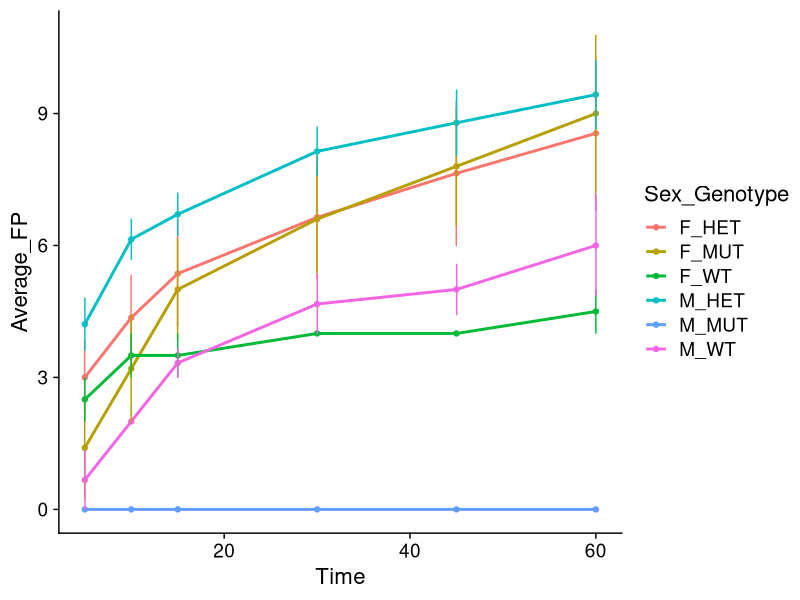
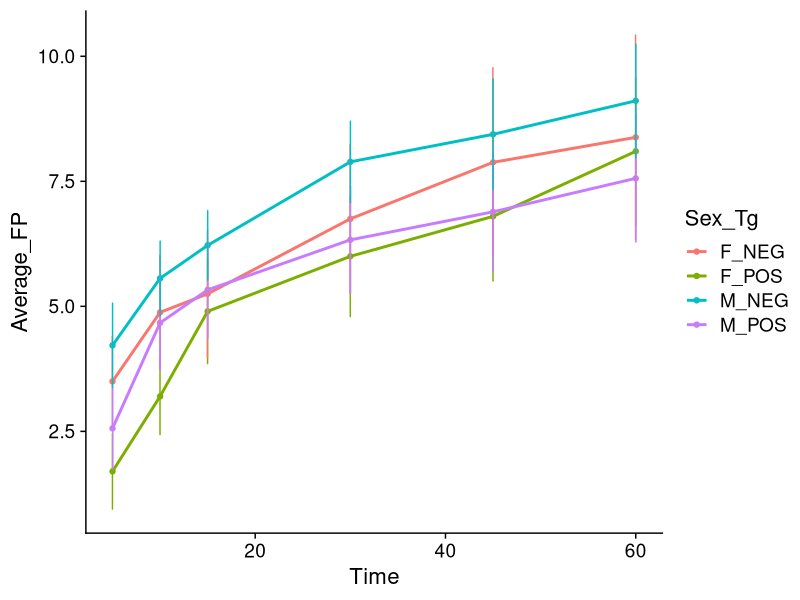
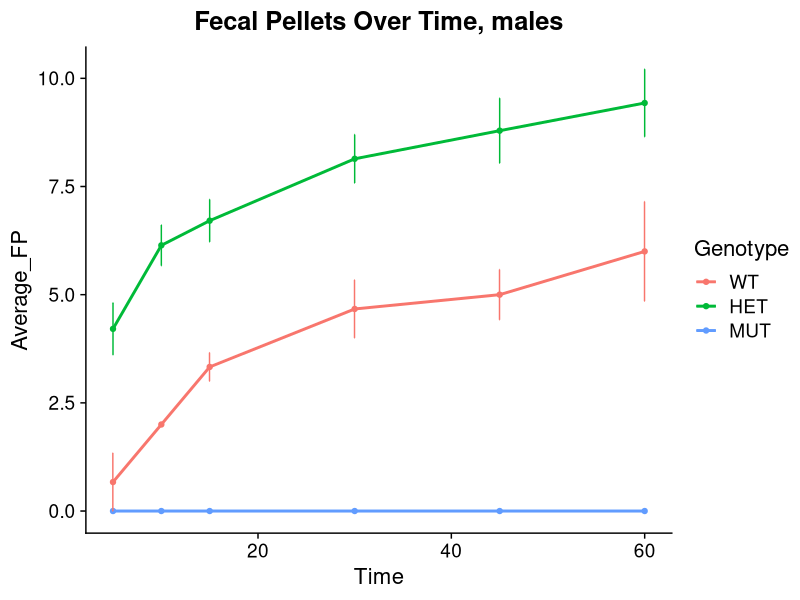
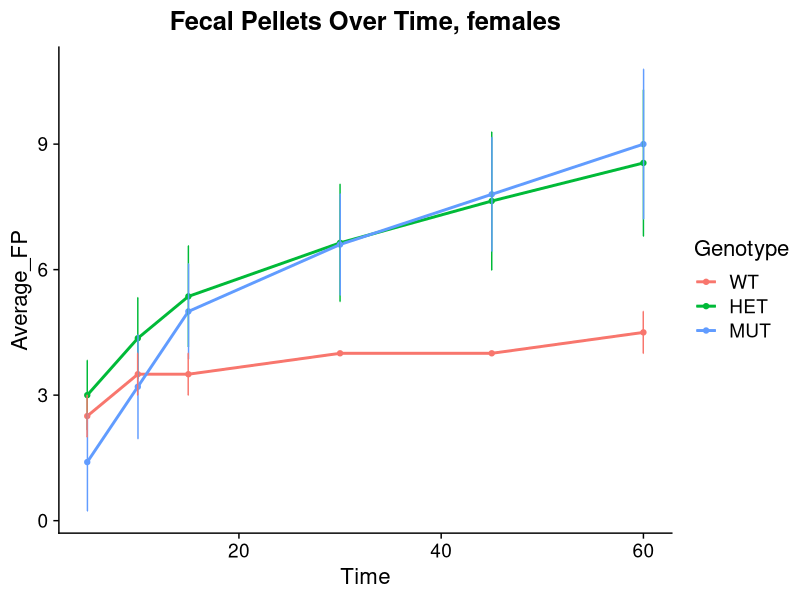
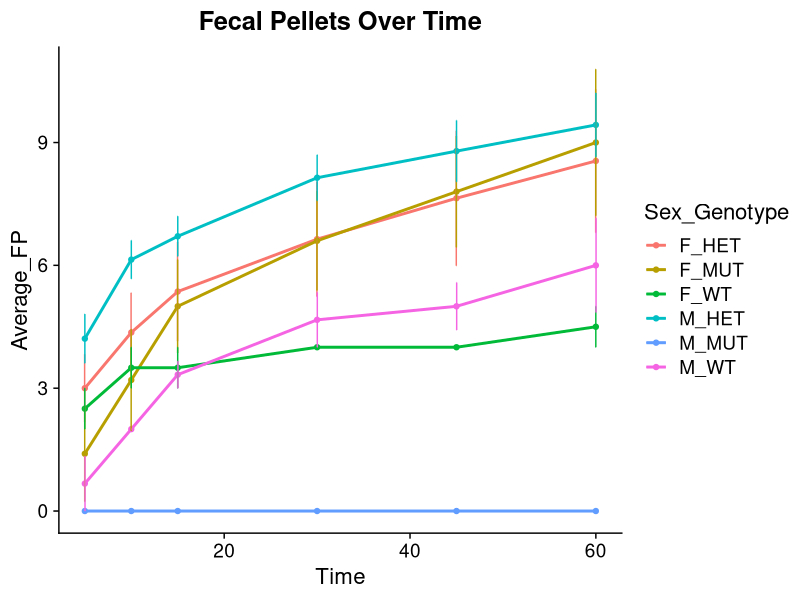
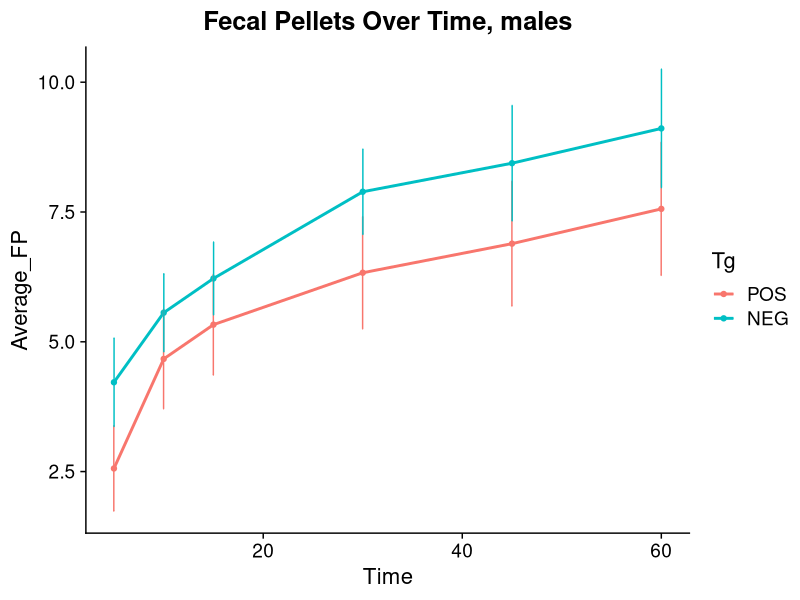
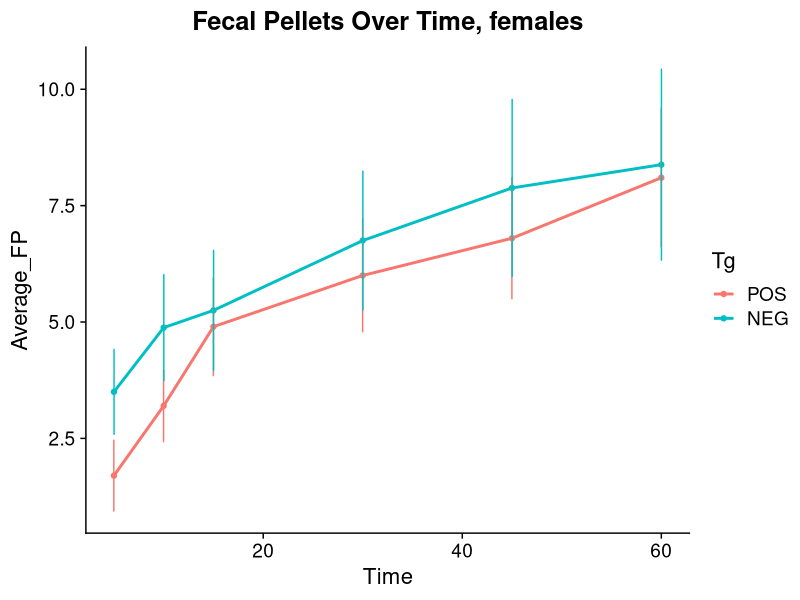
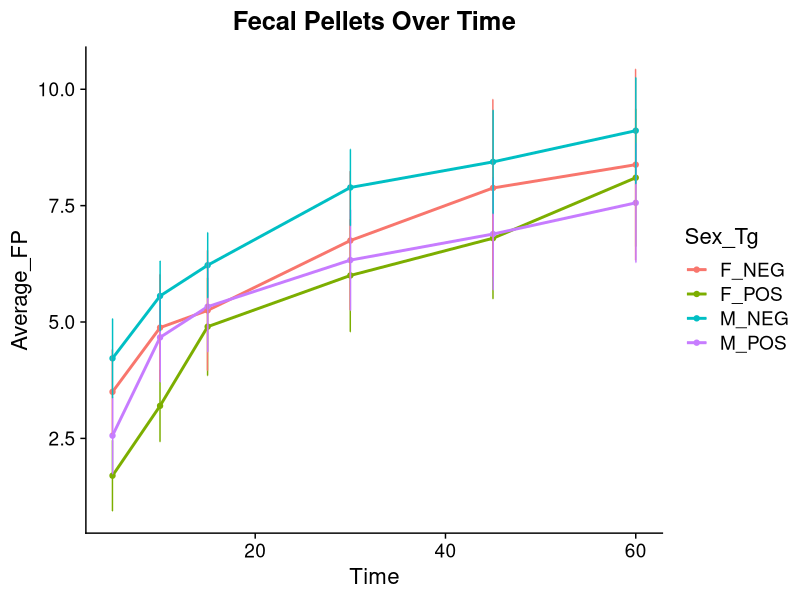

Reproduce these figures in R, in order.
library(ggplot2)
library(dplyr)
library(cowplot)
library(nlme)
library(tidyr)

setwd("/Users/rochellelai/Box Sync/Jacobs/slcspontaneous")

### Sex_Genotype Figures ###
# Read data
data<- read.csv("SLC_Sex_Genotype_Analysis.csv",header=T)

# Declare order of variables 
data$Genotype <- factor(data$Genotype, levels=c("WT", "HET", "MUT"))
data$Sex_Genotype <- paste0(data$Sex, "_",data$Genotype)

# Custom Function for making a line graph
generate_line_graph <- function (input_data, X, Y, groupby, linecolor) {
  
  data<- as.data.frame(input_data)
  
  ggplot(data, aes(x={{X}}, y={{Y}}, color={{linecolor}})) + 
    geom_line(aes(group={{groupby}}),lwd=1) +
    geom_point(aes(group={{groupby}}))+
    geom_errorbar(aes(ymin={{Y}}-Std_Error, 
                      ymax={{Y}}+Std_Error), width=0.2,position=position_dodge(0.05)) +
    theme_cowplot(16)
}

# Call line graph function 
generate_line_graph(data, Time, Average_FP, Sex_Genotype, Sex_Genotype)

# Filter by Sex 
females <- data %>% filter(Sex=="F")
males <- data %>% filter(Sex=="M")

# Make line graphs for each sex and all data
plt1 <- generate_line_graph(males, Time, Average_FP, Genotype, Genotype)+
  ggtitle("Fecal Pellets Over Time, males")+
  theme(plot.title = element_text(hjust = 0.5)) 

plt2 <- generate_line_graph(females, Time, Average_FP, Genotype, Genotype)+
  ggtitle("Fecal Pellets Over Time, females")+
  theme(plot.title = element_text(hjust = 0.5)) 

plt3 <- generate_line_graph(data, Time, Average_FP, Sex_Genotype, Sex_Genotype)+
  ggtitle("Fecal Pellets Over Time")+
  theme(plot.title = element_text(hjust = 0.5)) 

# Save plot
ggsave("SLC_sex_genotype_plot_males.png", plt1, width = 12, height = 9)
ggsave("SLC_sex_genotype_plot_females.png", plt2, width = 12, height = 9)
ggsave("SLC_sex_genotype_plot_all.png", plt3, width = 12, height = 9)

### Tg_Sex Figures ###
# Read data 
data <- read.csv("SLC_Sex_Tg_Analysis.csv",header=T)

# Declare order of variables 
data$Tg <- factor(data$Tg, levels=c("POS", "NEG"))
data$Sex_Tg <- paste0(data$Sex, "_",data$Tg)

# Custom Function for making a line graph
generate_line_graph <- function (input_data, X, Y, groupby, linecolor) {
  
  data<- as.data.frame(input_data)
  
  ggplot(data, aes(x={{X}}, y={{Y}}, color={{linecolor}})) + 
    geom_line(aes(group={{groupby}}),lwd=1) +
    geom_point(aes(group={{groupby}}))+
    geom_errorbar(aes(ymin={{Y}}-Std_Error, 
                      ymax={{Y}}+Std_Error), width=0.2,position=position_dodge(0.05)) +
    theme_cowplot(16)
}

# Call line graph function 
generate_line_graph(data, Time, Average_FP, Sex_Tg, Sex_Tg)

# Filter by Sex 
females <- data %>% filter(Sex=="F")
males <- data %>% filter(Sex=="M")

# Make line graphs for each sex and all data
plt1 <- generate_line_graph(males, Time, Average_FP, Tg, Tg)+
  ggtitle("Fecal Pellets Over Time, males")+
  theme(plot.title = element_text(hjust = 0.5)) 

plt2 <- generate_line_graph(females, Time, Average_FP, Tg, Tg)+
  ggtitle("Fecal Pellets Over Time, females")+
  theme(plot.title = element_text(hjust = 0.5)) 

plt3 <- generate_line_graph(data, Time, Average_FP, Sex_Tg, Sex_Tg)+
  ggtitle("Fecal Pellets Over Time")+
  theme(plot.title = element_text(hjust = 0.5)) 

# Save plot
ggsave("SLC_sex_tg_plot_males.png", plt1, width = 12, height = 9)
ggsave("SLC_sex_tg_plot_females.png", plt2, width = 12, height = 9)
ggsave("SLC_sex_tg_plot_all.png", plt3, width = 12, height = 9)

### Linear Regression ###
# Read data in long format
data <- read.csv("SLC_Analysis_Wide.csv",header=T)

# Summarize data
longdata <- data %>%
  pivot_longer(!c(MouseID, Sex, Genotype, ASO_Tg), names_to = "Time", values_to = "FP_output")

longdata$Genotype <- factor(longdata$Genotype, levels = c("WT", "HET", "MUT"))

# Statistics
output=lme(fixed= FP_output ~ ASO_Tg, random = ~1|MouseID, data=longdata)
summary(output)

output=lme(fixed= FP_output ~ ASO_Tg + Sex, random = ~1|MouseID, data=longdata)
summary(output)

output=lme(fixed= FP_output ~ ASO_Tg + Genotype, random = ~1|MouseID, data=longdata)
summary(output)

output=lme(fixed= FP_output ~ ASO_Tg + Sex + Genotype, random = ~1|MouseID, data=longdata)
summary(output)
